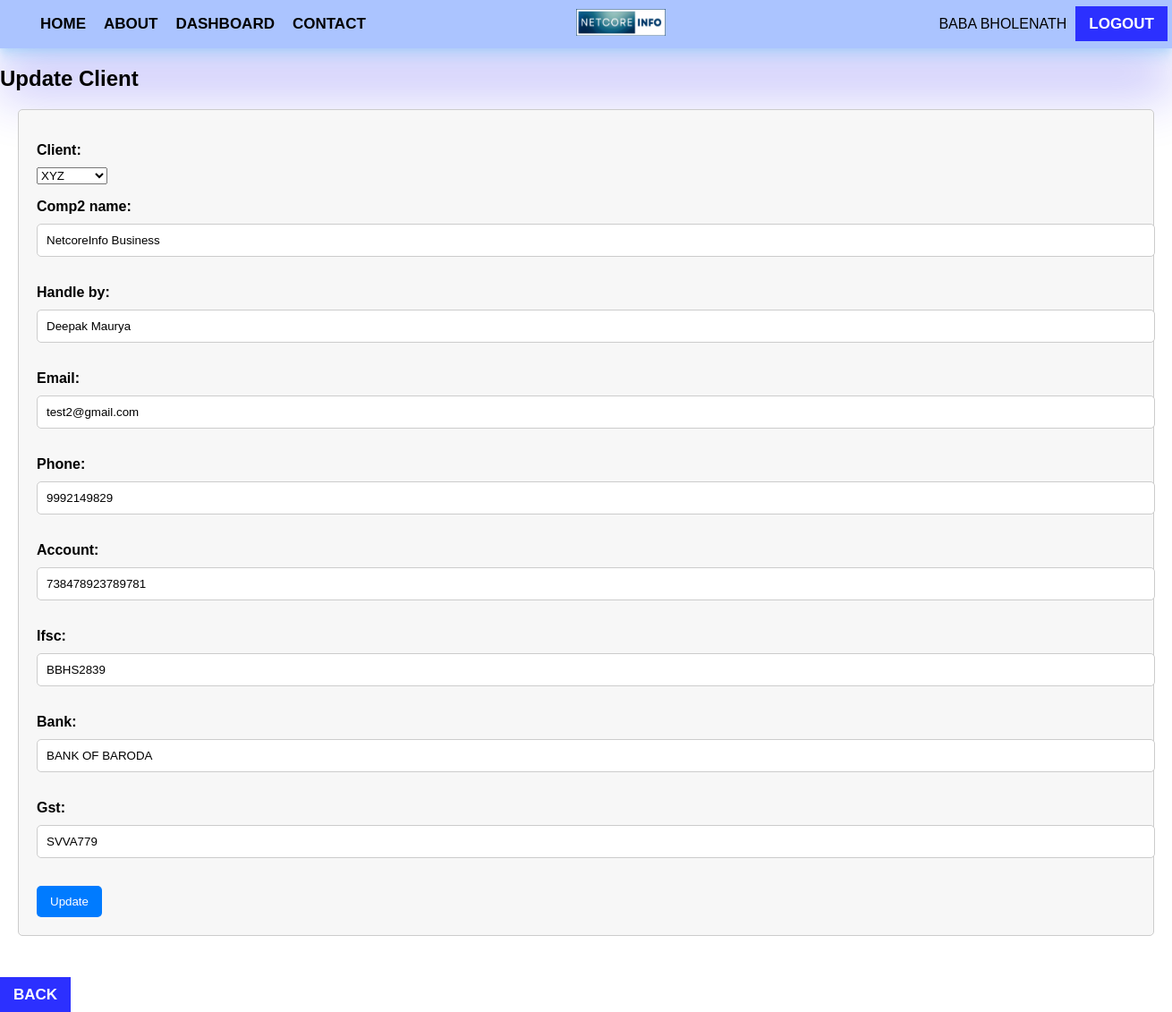
The app's page /update_client/1/ (signed in) with its own data.
### sitecode/models.py (models this page shows, shortened)
class AddClient(models.Model):
    client = models.ForeignKey(Client, on_delete=models.SET_NULL, blank=True, null=True)
    comp2_name = models.CharField(max_length=50)
    handle_by = models.CharField(max_length=30)
    email = models.CharField(max_length=50)
    phone = models.CharField(max_length=13)
    account = models.CharField(max_length=20)
    ifsc = models.CharField(max_length=20)
    bank = models.CharField(max_length=40)
    gst = models.CharField(max_length=15)
    class Meta:
        db_table = 'providers'

### sitecode/views.py (the view)
# urls.py: path('update_client/<int:item_id>/', update_client, name='update_client'),
def update_client(request, item_id):
    client = AddClient.objects.get(pk=item_id)
    if request.method == 'POST':
        form = ClientData(request.POST, instance=client)
        if form.is_valid():
            form.save()
            return redirect('dashboard')
    else:
        form = ClientData(instance=client)
    context = {'form': form}
    return render(request, 'update_client.html', context)

### sitecode/forms.py
class ClientData(forms.ModelForm):
    class Meta:
        model = AddClient
        fields = ('client', 'comp2_name', 'handle_by', 'email', 'phone', 'account', 'ifsc', 'bank', 'gst')  # Include all fields
    def __init__(self, *args, **kwargs):
        super(ClientData, self).__init__(*args, **kwargs)
        self.fields['client'].widget.attrs['class'] = 'form-control'
        self.fields['comp2_name'].widget.attrs['class'] = 'form-control'
        self.fields['handle_by'].widget.attrs['class'] = 'form-control'
        self.fields['email'].widget.attrs['class'] = 'form-control'
        self.fields['phone'].widget.attrs['class'] = 'form-control'
        self.fields['account'].widget.attrs['class'] = 'form-control'
        self.fields['ifsc'].widget.attrs['class'] = 'form-control'
        self.fields['bank'].widget.attrs['class'] = 'form-control'
        self.fields['gst'].widget.attrs['class'] = 'form-control'

### sitecode/models.py (called while the page is built)
    def __str__(self):
        return self.comp_name

### sitecode/templates/update_client.html (shortened to what this page needs)
{% extends "base.html" %}
{% block body %}
<h2>Update Client</h2>
<form method="post">
  {{ form.as_p }}
  <button type="submit">Update</button>
</form>
<br>
<br>
<a href="{% url 'clientdetail' %}" class="header-btn">Back</a>
{% endblock body %}

### sitecode/templates/base.html (shortened to what this page needs)
{% load static%}
<!DOCTYPE html>
<html lang="en">
<head>
    <link rel="stylesheet" href="{% static 'css/main.css' %}">
</head>
<body>
    <header>
        <div class="header">
            <div class="main-header">
                <div class="header-content">
                    <div class="left-block">
                        <div class="head-block">
                            <ul>
                                {% if request.user.is_authenticated %}
                                <li><a href="/">Home</a></li>
                                <li><a href="">About</a></li>
                                <li><a href="{% url 'dashboard' %}">Dashboard</a></li>
                                <li><a href="">Contact</a></li>
                                {% else %}
                                <li><a href="/">Home</a></li>
                                <li><a href="">About</a></li>
                                <li><a href="">Contact</a></li>
                                <li><a href="{% url 'signup' %}" >Signup</a></li>
                                {% endif %}
                            </ul>
                        </div>
                    </div>
                    <div class="middle-block">
                        <div class="adjust-block">
                            <img src="{% static 'assets\img\LOGO.png' %}" width="100" height="30" alt="LOGO">
                        </div>
                    </div>
                    <div class="right-block">
                        <div class="title-data">
                            <p>{{request.user.first_name}} {{request.user.last_name}}</p>
                        </div>
                        <div class="auth-data">
                            {% if request.user.is_authenticated %}
                            <div class="head-block">
                                <a href="{% url 'logout' %}" class="header-btn">Logout</a>
                            </div>
                            {% else %}
                            <div class="head-block">
                                <a href="{% url 'login' %}" class="header-btn">Login</a>
                            </div>
                            {% endif %}
                        </div>
                    </div>
                </div>
            </div>
        </div>
    </header>
    {% block body %}
    {% endblock body %}
</body>
</html>

### static/css/main.css (style rules this page uses)
body { padding: 0; margin: 0; box-sizing: border-box; font-family: sans-serif; }
a { text-decoration: none; color: black; }
li { list-style: none; text-decoration: none; color: black; }
.header { background: rgba(33, 100, 255, 0.377); box-shadow: rgba(43, 33, 241, 0.25) 0px 54px 55px, rgba(97, 137, 237, 0.12) 0px -12px 30px, rgba(44, 169, 247, 0.12) 0px 4px 6px, rgba(58, 179, 244, 0.17) 0px 12px 13px, rgba(54, 181, 249, 0.09) 0px -3px 5px; }
.adjust-block { padding-right: 70px; }
.main-header { width: 1300px; margin: auto; padding: auto; }
.header-content { display: flex; justify-content: space-between; align-items: center; }
.left-block { display: flex; justify-content: center; align-items: center; }
.right-block { display: flex; justify-content: center; align-items: center; gap: 10px; }
.left-block ul { display: flex; gap: 20px; font-size: 17px; text-transform: uppercase; color: black; font-weight: bolder; }
.header-btn { padding: 10px 15px; background: rgb(44, 48, 255); color: white; font-size: 17px; font-weight: bolder; text-transform: uppercase; }

### sitecode/templates/update_client.html (style rules this page uses)
form { margin: 20px; padding: 20px; border: 1px solid #ccc; border-radius: 5px; background-color: #f7f7f7; }
label { display: block; margin-bottom: 10px; font-weight: bold; }
input[type="text"], input[type="email"] { width: 100%; padding: 10px; margin-bottom: 15px; border: 1px solid #ccc; border-radius: 5px; }
button[type="submit"] { background-color: #007bff; color: #fff; padding: 10px 15px; border: none; border-radius: 5px; cursor: pointer; }

### records on screen
AddClient: client "XYZ", comp2_name "NetcoreInfo Business", handle_by "Deepak Maurya", email "test2@gmail.com", phone "9992149829", account "738478923789781", ifsc "BBHS2839", bank "BANK OF BARODA", gst "SVVA779"

### other values on screen
{{ request.user.first_name }} "BABA"
{{ request.user.last_name }} "BHOLENATH"
